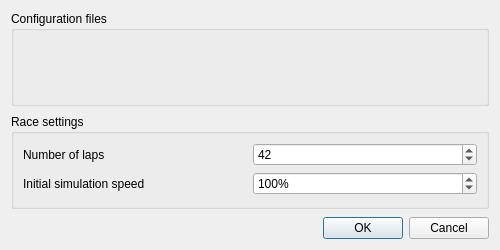
<?xml version="1.0" encoding="UTF-8"?>
<ui version="4.0">
 <class>ConfigDialog</class>
 <widget class="QDialog" name="ConfigDialog">
  <property name="geometry">
   <rect>
    <x>0</x>
    <y>0</y>
    <width>500</width>
    <height>250</height>
   </rect>
  </property>
  <property name="windowTitle">
   <string>Configuration</string>
  </property>
  <layout class="QVBoxLayout" name="verticalLayout_3">
   <property name="spacing">
    <number>8</number>
   </property>
   <item>
    <widget class="QGroupBox" name="groupBox">
     <property name="title">
      <string>Configuration files</string>
     </property>
     <layout class="QVBoxLayout" name="verticalLayout">
      <item>
       <widget class="FileChooser" name="teamsFileChooser" native="true"/>
      </item>
      <item>
       <widget class="FileChooser" name="trackFileChooser" native="true"/>
      </item>
      <item>
       <widget class="FileChooser" name="weatherFileChooser" native="true"/>
      </item>
     </layout>
    </widget>
   </item>
   <item>
    <widget class="QGroupBox" name="groupBox_2">
     <property name="title">
      <string>Race settings</string>
     </property>
     <layout class="QVBoxLayout" name="verticalLayout_2">
      <item>
       <layout class="QHBoxLayout" name="horizontalLayout">
        <item>
         <widget class="QLabel" name="lapsLabel">
          <property name="text">
           <string>Number of laps</string>
          </property>
         </widget>
        </item>
        <item>
         <widget class="QSpinBox" name="lapsSpinBox">
          <property name="minimum">
           <number>1</number>
          </property>
          <property name="maximum">
           <number>99</number>
          </property>
          <property name="value">
           <number>42</number>
          </property>
         </widget>
        </item>
       </layout>
      </item>
      <item>
       <layout class="QHBoxLayout" name="horizontalLayout_2">
        <item>
         <widget class="QLabel" name="speedupLabel">
          <property name="text">
           <string>Initial simulation speed</string>
          </property>
         </widget>
        </item>
        <item>
         <widget class="QSpinBox" name="speedupSpinBox">
          <property name="accelerated">
           <bool>true</bool>
          </property>
          <property name="suffix">
           <string notr="true">%</string>
          </property>
          <property name="minimum">
           <number>1</number>
          </property>
          <property name="maximum">
           <number>1000</number>
          </property>
          <property name="value">
           <number>100</number>
          </property>
         </widget>
        </item>
       </layout>
      </item>
     </layout>
    </widget>
   </item>
   <item>
    <widget class="QDialogButtonBox" name="buttons">
     <property name="standardButtons">
      <set>QDialogButtonBox::Cancel|QDialogButtonBox::Ok</set>
     </property>
    </widget>
   </item>
  </layout>
 </widget>
 <customwidgets>
  <customwidget>
   <class>FileChooser</class>
   <extends>QWidget</extends>
   <header>FileChooser</header>
   <container>1</container>
  </customwidget>
 </customwidgets>
 <tabstops>
  <tabstop>lapsSpinBox</tabstop>
  <tabstop>speedupSpinBox</tabstop>
  <tabstop>buttons</tabstop>
 </tabstops>
 <resources>
  <include location="../icons.qrc"/>
 </resources>
 <connections>
  <connection>
   <sender>buttons</sender>
   <signal>rejected()</signal>
   <receiver>ConfigDialog</receiver>
   <slot>reject()</slot>
   <hints>
    <hint type="sourcelabel">
     <x>324</x>
     <y>241</y>
    </hint>
    <hint type="destinationlabel">
     <x>286</x>
     <y>274</y>
    </hint>
   </hints>
  </connection>
 </connections>
</ui>
